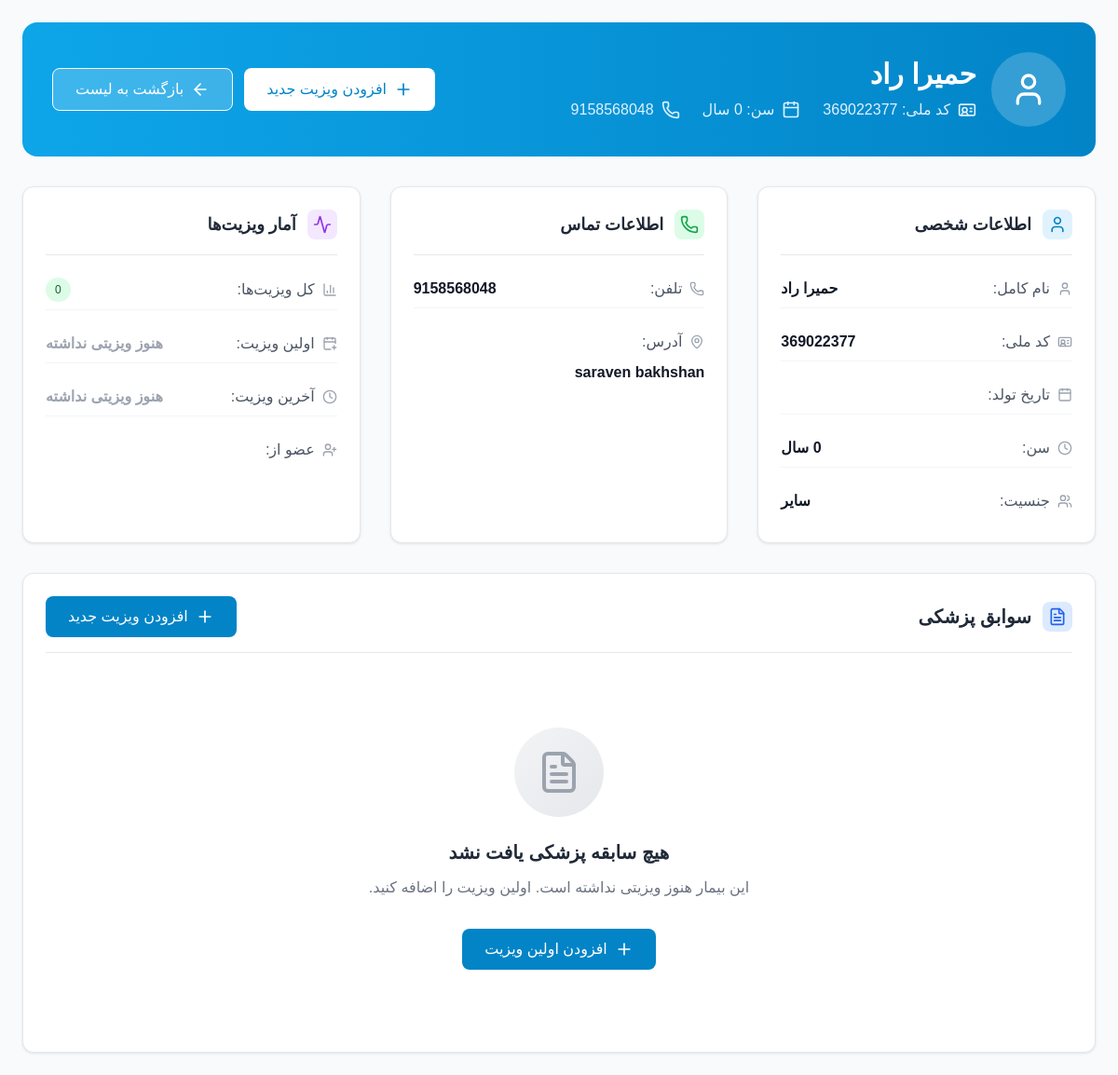
The app's page /patients/1/, older data.
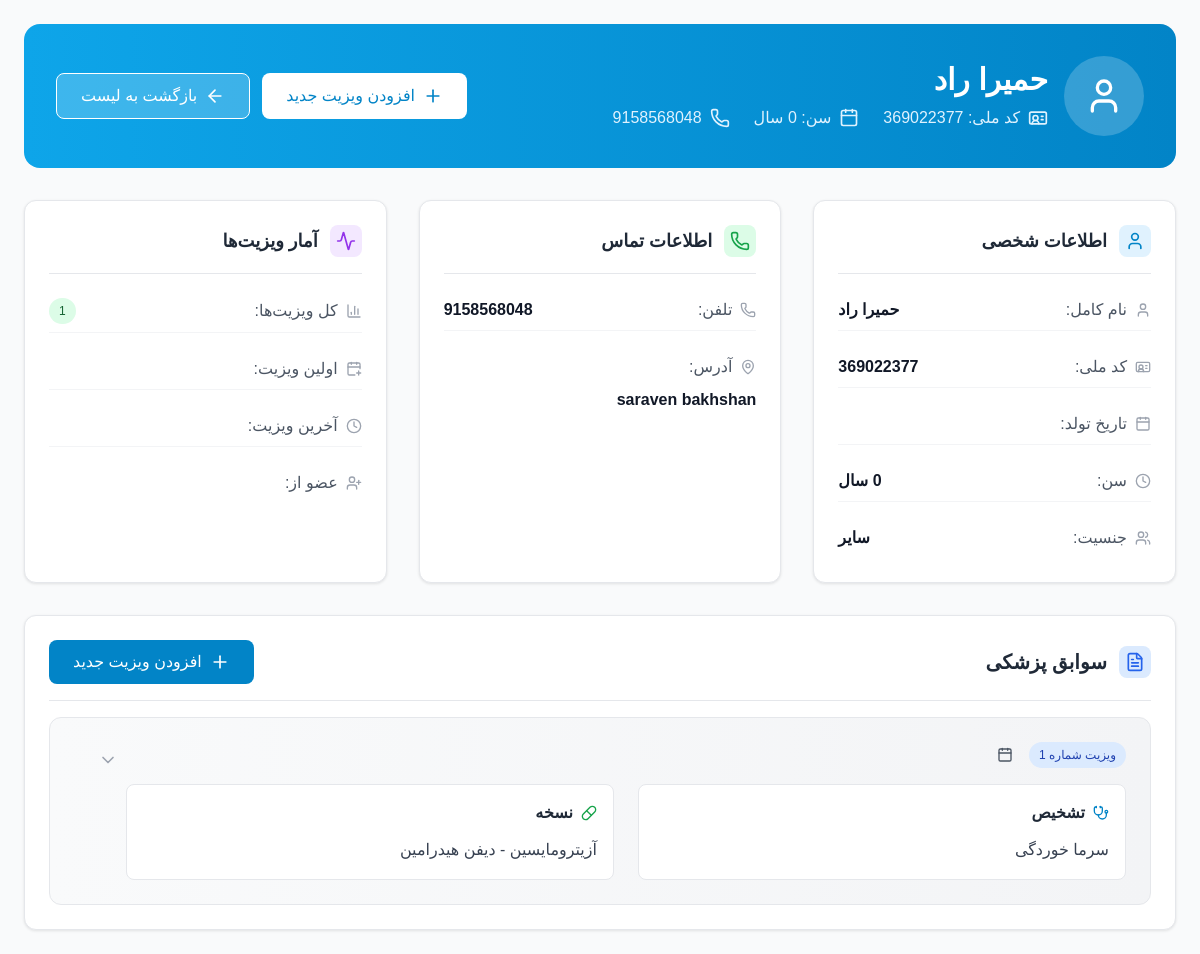
The same page, newer data.
### patients/models.py (models this page shows, shortened)
class Patient(models.Model):
    GENDER_CHOICES = [
        ('M', 'مرد'),
        ('F', 'زن'),
        ('O', 'سایر'),
    ]
    first_name = models.CharField(max_length=100)
    last_name = models.CharField(max_length=100)
    national_id = models.CharField(
        max_length=20,
        unique=True,
        validators=[RegexValidator(
            regex=r'^\d+$',
            message='کد ملی باید فقط شامل اعداد باشد'
        )]
    )
    birth_date = models.DateField()
    gender = models.CharField(max_length=1, choices=GENDER_CHOICES)
    phone = models.CharField(
        max_length=15,
        validators=[RegexValidator(
            regex=r'^\+?1?\d{9,15}$',
            message='شماره تلفن باید در فرمت صحیح وارد شود. حداکثر 15 رقم مجاز است.'
        )]
    )
    address = models.TextField()
    created_at = models.DateTimeField(auto_now_add=True)
    updated_at = models.DateTimeField(auto_now=True)
    class Meta:
        ordering = ['last_name', 'first_name']
    @property
    def full_name(self):
        return f"{self.first_name} {self.last_name}"
    @property
    def age(self):
        from datetime import date
        today = date.today()
        return today.year - self.birth_date.year - ((today.month, today.day) < (self.birth_date.month, self.birth_date.day))

class Visit(models.Model):
    patient = models.ForeignKey(Patient, on_delete=models.CASCADE, related_name='visits')
    visit_date = models.DateTimeField(auto_now_add=True)
    diagnosis = models.TextField()
    prescription = models.TextField(blank=True)
    notes = models.TextField(blank=True)
    next_visit_date = models.DateField(null=True, blank=True)
    created_at = models.DateTimeField(auto_now_add=True)
    updated_at = models.DateTimeField(auto_now=True)
    class Meta:
        ordering = ['-visit_date']

### patients/views.py (the view)
# urls.py: path('patients/<int:patient_id>/', views.patient_detail, name='patient_detail'),
def patient_detail(request, patient_id):
    patient = get_object_or_404(Patient, id=patient_id)
    context = {
        'patient': patient,
    }
    return render(request, 'patient_detail.html', context)

### patients/templatetags/jalali.py (called while the page is built)
def _to_datetime(value):
    if isinstance(value, datetime):
        return value
    if isinstance(value, date):
        return datetime(value.year, value.month, value.day)
    return None

@register.filter(name="jalali")
def jalali(value, fmt: str = "%Y/%m/%d"):
    if value in (None, ""):
        return ""
    dt = _to_datetime(value)
    if not dt:
        return value
    if jdatetime is None:
        return dt.strftime(fmt)
    jdt = jdatetime.datetime.fromgregorian(datetime=dt)
    return jdt.strftime(fmt)

### templates/patient_detail.html (shortened to what the changed rows need)
{% extends 'base.html' %}
{% load static %}
{% load jalali %}
{% block content %}
<div class="space-y-8">
    <div class="bg-gradient-to-r from-medical-500 to-medical-600 rounded-2xl p-8 text-white">
        <div class="flex flex-col lg:flex-row lg:items-center lg:justify-between">
            <div class="flex items-center space-x-4 space-x-reverse mb-6 lg:mb-0">
                <div>
                    <h2 class="text-3xl font-bold mb-2">{{ patient.full_name }}</h2>
                    <div class="flex flex-wrap items-center gap-6 text-medical-100">
                        <span class="flex items-center">
                            <i data-lucide="id-card" class="w-5 h-5 ml-2"></i>
                            کد ملی: {{ patient.national_id }}
                        </span>
                        <span class="flex items-center">
                            <i data-lucide="calendar" class="w-5 h-5 ml-2"></i>
                            سن: {{ patient.age }} سال
                        </span>
                        <span class="flex items-center">
                            <i data-lucide="phone" class="w-5 h-5 ml-2"></i>
                            {{ patient.phone }}
                        </span>
                    </div>
                </div>
            </div>
        </div>
    </div>
    <div class="grid grid-cols-1 lg:grid-cols-3 gap-8">
        <div class="card">
            <div class="space-y-4">
                <div class="flex justify-between items-center py-2 border-b border-gray-100">
                    <span class="text-gray-600 flex items-center">
                        <i data-lucide="user" class="w-4 h-4 ml-2 text-gray-400"></i>
                        نام کامل:
                    </span>
                    <span class="font-semibold text-gray-900">{{ patient.full_name }}</span>
                </div>
                <div class="flex justify-between items-center py-2 border-b border-gray-100">
                    <span class="text-gray-600 flex items-center">
                        <i data-lucide="id-card" class="w-4 h-4 ml-2 text-gray-400"></i>
                        کد ملی:
                    </span>
                    <span class="font-semibold text-gray-900">{{ patient.national_id }}</span>
                </div>
                <div class="flex justify-between items-center py-2">
                    <span class="text-gray-600 flex items-center">
                        <i data-lucide="users" class="w-4 h-4 ml-2 text-gray-400"></i>
                        جنسیت:
                    </span>
                    <span class="font-semibold text-gray-900">{{ patient.get_gender_display }}</span>
                </div>
            </div>
        </div>
        <div class="card">
            <div class="space-y-4">
                <div class="flex justify-between items-center py-2 border-b border-gray-100">
                    <span class="text-gray-600 flex items-center">
                        <i data-lucide="phone" class="w-4 h-4 ml-2 text-gray-400"></i>
                        تلفن:
                    </span>
                    <span class="font-semibold text-gray-900">{{ patient.phone }}</span>
                </div>
                <div class="flex flex-col py-2">
                    <span class="text-gray-600 flex items-center mb-2">
                        <i data-lucide="map-pin" class="w-4 h-4 ml-2 text-gray-400"></i>
                        آدرس:
                    </span>
                    <span class="font-semibold text-gray-900 text-right leading-relaxed">{{ patient.address }}</span>
                </div>
            </div>
        </div>
        <div class="card">
            <div class="space-y-4">
                <div class="flex justify-between items-center py-2 border-b border-gray-100">
                    <span class="text-gray-600 flex items-center">
                        <i data-lucide="bar-chart-3" class="w-4 h-4 ml-2 text-gray-400"></i>
                        کل ویزیت‌ها:
                    </span>
                    <span class="badge badge-success">{{ patient.visits.count }}</span>
                </div>
                <div class="flex justify-between items-center py-2 border-b border-gray-100">
                    <span class="font-semibold text-gray-900">
                        {% if patient.visits.last %}
                            {{ patient.visits.last.visit_date|jalali:"%Y/%m/%d" }}
                        {% else %}
                            <span class="text-gray-400">هنوز ویزیتی نداشته</span>
                        {% endif %}
                    </span>
                </div>
                <div class="flex justify-between items-center py-2 border-b border-gray-100">
                    <span class="font-semibold text-gray-900">
                        {% if patient.visits.first %}
                            {{ patient.visits.first.visit_date|jalali:"%Y/%m/%d" }}
                        {% else %}
                            <span class="text-gray-400">هنوز ویزیتی نداشته</span>
                        {% endif %}
                    </span>
                </div>
            </div>
        </div>
    </div>
    <div class="card">
        {% if patient.visits.all %}
            <div class="space-y-6">
                {% for visit in patient.visits.all %}
                <div class="bg-gradient-to-r from-gray-50 to-gray-100 rounded-xl p-6 border border-gray-200 hover:shadow-md transition-all duration-200">
                    <div class="flex items-start justify-between">
                        <div class="flex-1">
                            <div class="flex items-center space-x-4 space-x-reverse mb-4">
                                <span class="badge badge-info">
                                    ویزیت شماره {{ forloop.revcounter }}
                                </span>
                                <span class="text-sm text-gray-600 flex items-center">
                                    <i data-lucide="calendar" class="w-4 h-4 ml-2"></i>
                                </span>
                            </div>
                            <div class="grid grid-cols-1 lg:grid-cols-2 gap-6">
                                <div class="bg-white rounded-lg p-4 border border-gray-200">
                                    <h4 class="font-semibold text-gray-800 mb-3 flex items-center">
                                        <i data-lucide="stethoscope" class="w-4 h-4 ml-2 text-medical-600"></i>
                                        تشخیص
                                    </h4>
                                    <p class="text-gray-700 leading-relaxed">{{ visit.diagnosis }}</p>
                                </div>
                                {% if visit.prescription %}
                                <div class="bg-white rounded-lg p-4 border border-gray-200">
                                    <h4 class="font-semibold text-gray-800 mb-3 flex items-center">
                                        <i data-lucide="pill" class="w-4 h-4 ml-2 text-green-600"></i>
                                        نسخه
                                    </h4>
                                    <p class="text-gray-700 leading-relaxed">{{ visit.prescription }}</p>
                                </div>
                                {% endif %}
                            </div>
                        </div>
                        <div class="ml-4 flex flex-col space-y-2">
                            <button onclick="toggleVisitDetails({{ visit.id }})"
                                    class="p-2 text-gray-400 hover:text-medical-600 hover:bg-white rounded-lg transition-all duration-200">
                                <i data-lucide="chevron-down" class="w-5 h-5" id="chevron-{{ visit.id }}"></i>
                            </button>
                        </div>
                    </div>
                </div>
                {% endfor %}
            </div>
        {% else %}
            <div class="text-center py-16">
                <div class="w-24 h-24 bg-gradient-to-br from-gray-100 to-gray-200 rounded-full flex items-center justify-center mx-auto mb-6">
                    <i data-lucide="file-text" class="w-12 h-12 text-gray-400"></i>
                </div>
                <h3 class="text-xl font-semibold text-gray-800 mb-3">هیچ سابقه پزشکی یافت نشد</h3>
                <p class="text-gray-500 mb-8 max-w-md mx-auto">این بیمار هنوز ویزیتی نداشته است. اولین ویزیت را اضافه کنید.</p>
                <a href="{% url 'add_visit' patient.id %}" class="btn-primary inline-flex items-center">
                    <i data-lucide="plus" class="w-5 h-5 ml-2"></i>
                    افزودن اولین ویزیت
                </a>
            </div>
        {% endif %}
    </div>
</div>
{% endblock %}

Row changes from the older to the newer data that the page shows:
computed for Patient "حمیرا راد": visits.count "0" → "1"
added Visit: diagnosis "سرما خوردگی", prescription "آزیترومایسین - دیفن هیدرامین"
Text that changed along with them:
text no longer shown: "هنوز ویزیتی نداشته هنوز ویزیتی نداشته هیچ سابقه پزشکی یافت نشد این بیمار هنوز ویزیتی نداشته است. اولین ویزیت را اضافه کنید. افزودن اولین ویزیت"
